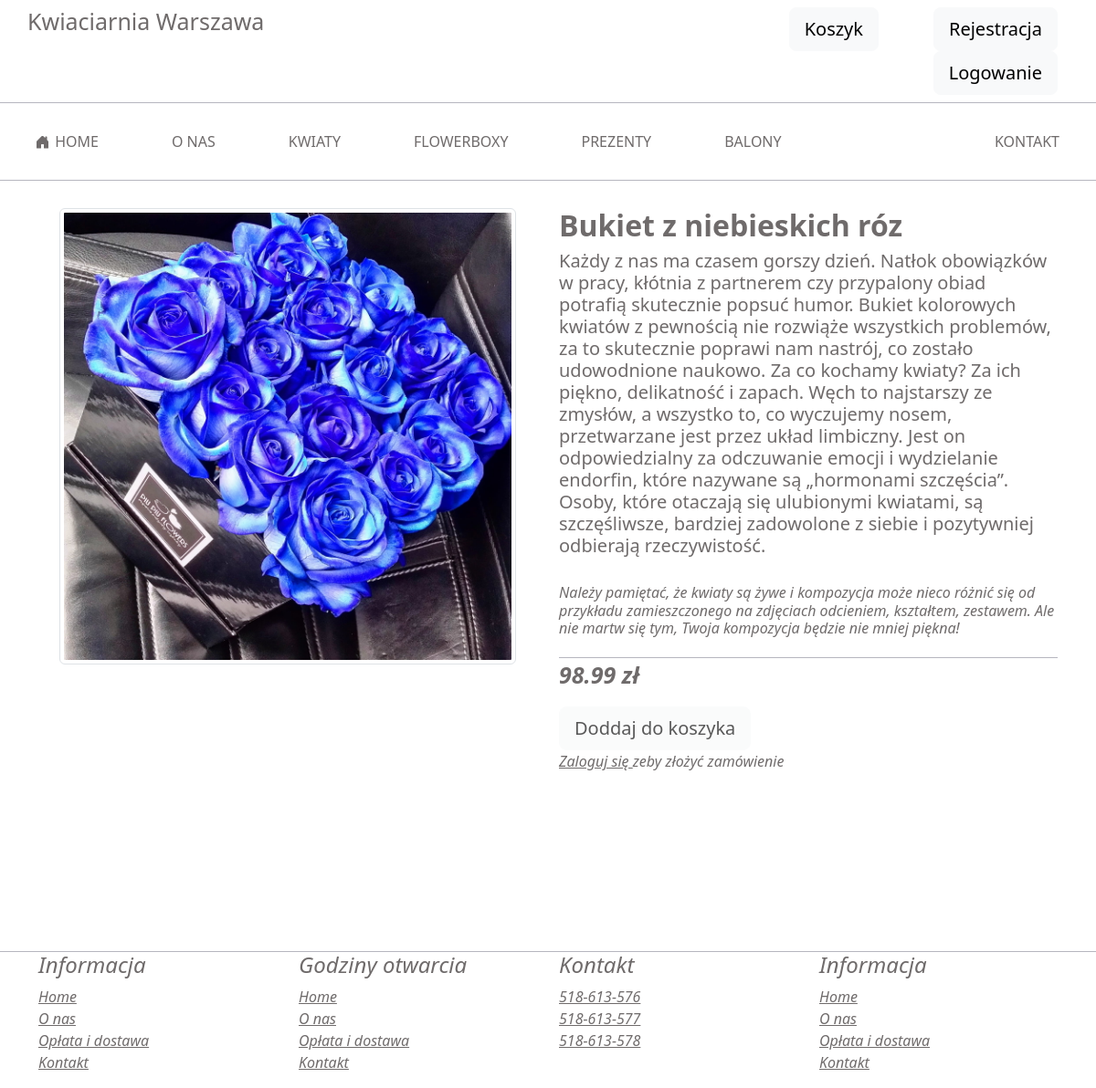
The page /Kwiaciarnia/towarszczegoly.php?id=4 on the database its author committed.
### tables this page shows
CREATE TABLE `article` (
  `id_article` int NOT NULL,
  `article_name` varchar(30) NOT NULL,
  `amount` int NOT NULL,
  `price` decimal(10,2) NOT NULL,
  `img` varchar(30) NOT NULL,
  `opis` text NOT NULL
);

### Kwiaciarnia/towarszczegoly.php (the view, shortened to what this page needs)
<!doctype html>
<html lang='en'>
<head>
    <link rel='stylesheet' href='styles.css'>
</head>
<body>
    <?php require('phpcode/header.php')?>
    <?php
    $host = 'localhost';
    $db   = 'flowershop';
    $user = 'root';
    $pass = '';
    $charset = 'utf8';
    $dsn = "mysql:host=$host;dbname=$db;charset=$charset";
    try{
        $pdo =new PDO($dsn, $user, $pass);
        $pdo->setAttribute(PDO::ATTR_ERRMODE, PDO::ERRMODE_EXCEPTION);
    }
    catch(PDOException $e){
        echo "Connection failed: " . $e->getMessage();
    }
    $a=$_GET["id"];
    $result = $pdo->query("SELECT * FROM article where id_article=$a");
        $dane=$result->fetch();
            ?>
            <div class='container'>
                <div class='row'>
                    <div class='col opis'>
                        <img src='img/<?= $dane['img']?>' class='imgmaxwidth550 img-fluid img-thumbnail mx-auto d-block ' alt='$article'>
                    </div>
                    <div class='col opis'>
                        <h2><strong><?= $dane['article_name']?></strong></h2>
                        <h5><?= $dane['opis']?></h5>
                        <h6 class='opis'><em>Należy pamiętać, że kwiaty są żywe i kompozycja może nieco różnić się od przykładu zamieszczonego na zdjęciach odcieniem, kształtem, zestawem. Ale nie martw się tym, Twoja kompozycja będzie nie mniej piękna!</en></h6>
                        <p class='cena'><strong><?= $dane['price']?> zł</strong></p>
                        <form action='/dodajdokoszyka.php?id=<?= $dane['id_article']?>' method='post'>
                            <?php if (isset($_COOKIE['id'])) { ?>
                                <button type='submit' class='btn btn-light'>Doddaj do koszyka</button>
                            <?php }
                             else { ?>
                                <button class="btn btn-light btn-lg" title="Disabled button" disabled>Doddaj do koszyka</button>
                                <p><a id="logowanie "href="logowanie.php">Zaloguj się  </a>zeby złożyć zamówienie</p>
                        <?php } ?>
                        </form>
                    </div>
                </div>
            </div>
<?php require("phpcode/footer.php")
?>
</body>
</html>

### Kwiaciarnia/styles.css (style rules this page uses)
body { background-color: #ffffff; color:rgb(111, 107, 107); }
a { color:rgb(111, 107, 107); }
h2 { font-size: 32px; }
.cena { font-size: 25px; margin-top: 22px; border-top: 1px solid rgb(59, 59, 82, 0.37); }
.col h6 { margin-top:30px; }
.opis { margin-top: 30px; }
.imgmaxwidth550 { width: 500px; height: 500px; }

### rows shown on the page
article: img (picture), article_name "Bukiet z niebieskich róz", opis "Każdy z nas ma czasem gorszy dzień. Natłok obowiązków w pracy, kłótnia z partnerem czy przypalony obiad potrafią skutecznie popsuć humor. Bukiet kolorowych kwiatów z pewnością nie rozwiąże wszystkich problemów, za to skutecznie poprawi nam nastrój, co zostało udowodnione naukowo. Za co kochamy kwiaty? Za ich piękno, delikatność i zapach. Węch to najstarszy ze zmysłów, a wszystko to, co wyczujemy nosem, przetwarzane jest przez układ limbiczny. Jest on odpowiedzialny za odczuwanie emocji i wydzielanie endorfin, które nazywane są „hormonami szczęścia”. Osoby, które otaczają się ulubionymi kwiatami, są szczęśliwsze, bardziej zadowolone z siebie i pozytywniej odbierają rzeczywistość.", price "98.99"
